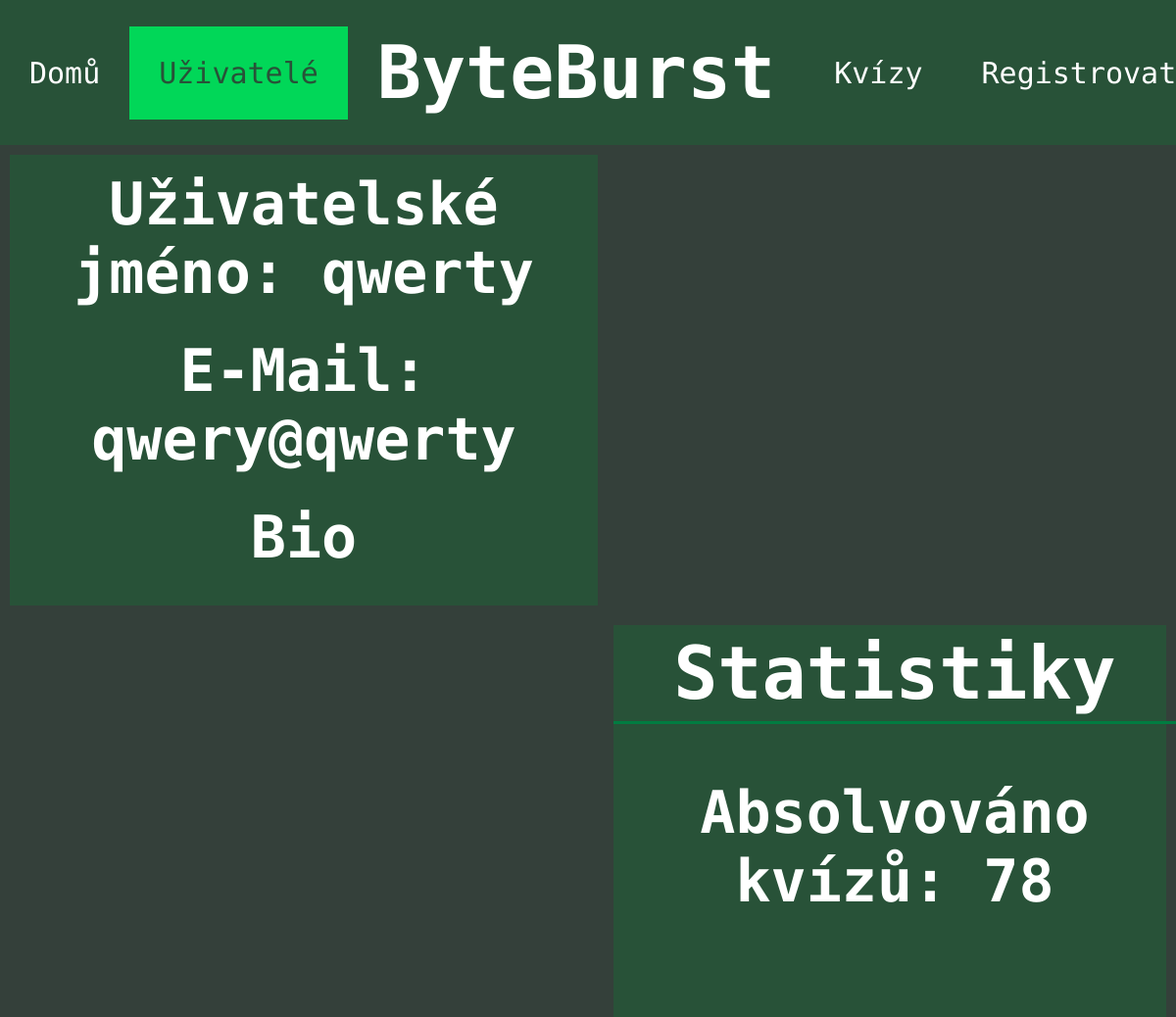
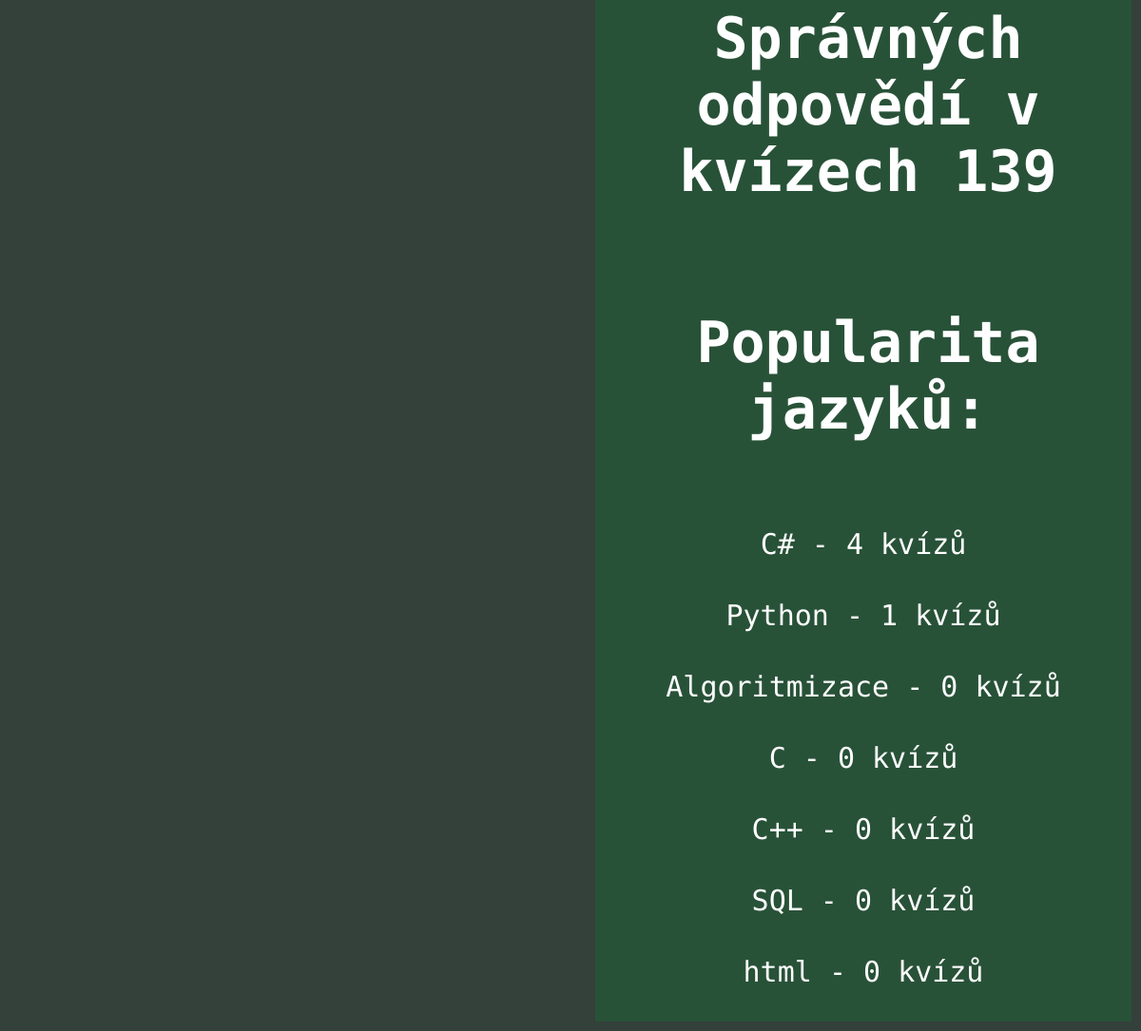
/users/17, run on the app's committed database (2 pictures, top to bottom).
### tables this page shows
CREATE TABLE "user" (
	"id"	INTEGER,
	"username"	TEXT UNIQUE,
	"email"	TEXT UNIQUE,
	"password"	TEXT,
	"bio"	TEXT,
	"quiz_correct"	INTEGER DEFAULT 0,
	"quiz_absolved"	INTEGER DEFAULT 0,
	"is_admin"	INTEGER DEFAULT 0,
	"is_active"	INTEGER NOT NULL DEFAULT 1,
	PRIMARY KEY("id" AUTOINCREMENT)
);

CREATE TABLE "category" (
	"id"	INTEGER,
	"name"	TEXT,
	PRIMARY KEY("id" AUTOINCREMENT)
);

### app.py (the view)
@app.route("/users/<user_id>") # route pro zobrazení konkrétního už. profilu
def user(user_id):
    cur, con=db_connect()
    cur.execute("SELECT username, email, bio, quiz_correct, quiz_absolved FROM user WHERE id=?", (user_id,)) # vybrání už. jména, e-mailu, bia, počtu správných odpovědí a absolvovaných kvízů z tabulky user v záznamech, kde se id rovná předanému parametru
    username, email, bio, quiz_correct, quiz_absolved=cur.fetchone() # spojení výsledku dotazu do stejnojmenných proměnných
    cur.execute("SELECT * FROM language_popularity WHERE user_id=?",(user_id,)) # vybrání všech atributů z tabulky language_popularity
    language_popularity_temporary=cur.fetchall() # spojení výsledku do dotazu language popularity
    cur.execute("SELECT name FROM category") # výběr jmen kategorií z tabulky category
    categories=cur.fetchall() # spojení výsledku dotazu do tabulky categories
    language_popularity={} # založení dictionary language_popularity
    for i in range (0, len(categories)): # založení for cyklu pro procházení jednotlivých dílčích kategorií
        language_popularity[categories[i]]=language_popularity_temporary[i][3] # nastavení hodnoty v language_popularity s klíčem categories[i], tedy dílčí kategorie, na hodnotu třetí hodnotu v i-tém listu v language_popularity_temporary
    language_popularity=sorted(language_popularity.items(), key=lambda x: x[1], reverse=True) # language_popularity.items přetvoří dictionary na list, ve kterém jsou další listy, které vždy obsahující dvojici klíč a k ní hodnota
    return render_template("pages/profil.html", active=2, username=username, email=email, bio=bio, quiz_correct=quiz_correct, quiz_absolved=quiz_absolved, language_popularity=language_popularity, is_admin=0)

### app.py (called while the page is built)
def db_connect():
    con = sqlite3.connect("database.db") # připojení do databáze uložené v adresáři jako database.db
    cur = con.cursor() # vytvoření cursor pro interakci s databází
    return cur, con

### templates/pages/profil.html (shortened to what this page needs)
{% extends "layout/header.html" %}
{% block content %}
<div class="profile-left-section">
    <h2>Uživatelské jméno: {{ username }}</h2><br>
    <h2>E-Mail: {{ email }}</h2><br>
    <h2>Bio</h2><br>
</div>
<div class="profile-right-section">
    <h1>Statistiky</h1>
    <h2>Absolvováno kvízů: {{ quiz_absolved }}</h2>
    <h2>Správných odpovědí v kvízech {{ quiz_correct }}</h2>
    <h2 style="text-align: center;">Popularita jazyků:</h2>
    {% for element in language_popularity %}
        <p>{{ element[0][0] }} - {{ element[1] }} kvízů</p>
    {% endfor %}
</div>
{% endblock %}

### static/css/style.css (style rules this page uses)
* { font-family: "Ubuntu Mono", monospace; color: white; }
:root { --background-green:#285238; --hover-green:#007C41; --active-green:#01D758; --page-background: #34403A; }
body { margin: 0; padding: 0; background-color: #34403A; }
h1 { font-size: 75px; display: inline-block; text-align: center; margin: auto; position: relative; }
h2 { font-size: 60px; display: inline-block; }
.profile-left-section { width: 50%; float: left; text-align: center; margin: 10px; background-color: var(--background-green); }
.profile-left-section h2 { margin: 10px; max-width: 90%; }
.profile-right-section { width: 47%; float: right; margin: 10px; background-color: var(--background-green); }
.profile-right-section h1,h2 { width: 100%; padding: 5px; text-align: center; }
.profile-right-section h1 { border-bottom: solid var(--hover-green); }
.profile-right-section p { font-size: 30px; padding: 5px; text-align: center; }

### data on the page
user: username "qwerty", email "qwery@qwerty"
category: name "C#", element "4"
category: name "Python", element "1"
category: name "Algoritmizace", element "0"
category: name "C", element "0"
category: name "C++", element "0"
category: name "SQL", element "0"
category: name "html", element "0"

### other printed values
{{ quiz_absolved }} "78"
{{ quiz_correct }} "139"
